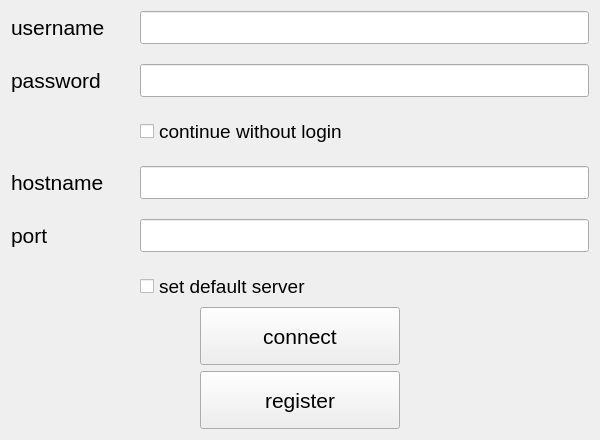
<?xml version="1.0" encoding="UTF-8"?>
<ui version="4.0">
 <class>StartForm</class>
 <widget class="QWidget" name="StartForm">
  <property name="geometry">
   <rect>
    <x>0</x>
    <y>0</y>
    <width>600</width>
    <height>440</height>
   </rect>
  </property>
  <property name="windowTitle">
   <string>Form</string>
  </property>
  <layout class="QVBoxLayout" name="verticalLayout" stretch="5,1,1">
   <item>
    <layout class="QFormLayout" name="formLayout">
     <property name="horizontalSpacing">
      <number>35</number>
     </property>
     <property name="verticalSpacing">
      <number>20</number>
     </property>
     <item row="0" column="0">
      <widget class="QLabel" name="label">
       <property name="font">
        <font>
         <pointsize>16</pointsize>
        </font>
       </property>
       <property name="text">
        <string>username</string>
       </property>
      </widget>
     </item>
     <item row="0" column="1">
      <widget class="QLineEdit" name="usernameLE">
       <property name="font">
        <font>
         <pointsize>16</pointsize>
        </font>
       </property>
      </widget>
     </item>
     <item row="1" column="0">
      <widget class="QLabel" name="label_2">
       <property name="font">
        <font>
         <pointsize>16</pointsize>
        </font>
       </property>
       <property name="text">
        <string>password</string>
       </property>
      </widget>
     </item>
     <item row="1" column="1">
      <widget class="QLineEdit" name="passwordLE">
       <property name="font">
        <font>
         <pointsize>16</pointsize>
        </font>
       </property>
       <property name="echoMode">
        <enum>QLineEdit::Password</enum>
       </property>
      </widget>
     </item>
     <item row="3" column="0">
      <widget class="QLabel" name="label_3">
       <property name="font">
        <font>
         <pointsize>16</pointsize>
        </font>
       </property>
       <property name="text">
        <string>hostname</string>
       </property>
      </widget>
     </item>
     <item row="3" column="1">
      <widget class="QLineEdit" name="hostnameLE">
       <property name="font">
        <font>
         <pointsize>16</pointsize>
        </font>
       </property>
       <property name="echoMode">
        <enum>QLineEdit::Normal</enum>
       </property>
      </widget>
     </item>
     <item row="4" column="0">
      <widget class="QLabel" name="label_4">
       <property name="maximumSize">
        <size>
         <width>38</width>
         <height>16777215</height>
        </size>
       </property>
       <property name="font">
        <font>
         <pointsize>16</pointsize>
        </font>
       </property>
       <property name="text">
        <string>port</string>
       </property>
      </widget>
     </item>
     <item row="4" column="1">
      <widget class="QLineEdit" name="portLE">
       <property name="font">
        <font>
         <pointsize>16</pointsize>
        </font>
       </property>
       <property name="echoMode">
        <enum>QLineEdit::Normal</enum>
       </property>
      </widget>
     </item>
     <item row="5" column="1">
      <widget class="QCheckBox" name="defaultServerCheckBox">
       <property name="font">
        <font>
         <pointsize>14</pointsize>
        </font>
       </property>
       <property name="text">
        <string>set default server</string>
       </property>
       <property name="tristate">
        <bool>false</bool>
       </property>
      </widget>
     </item>
     <item row="2" column="1">
      <widget class="QCheckBox" name="defaultUserCheckBox">
       <property name="font">
        <font>
         <pointsize>14</pointsize>
        </font>
       </property>
       <property name="text">
        <string>continue without login</string>
       </property>
       <property name="tristate">
        <bool>false</bool>
       </property>
      </widget>
     </item>
    </layout>
   </item>
   <item>
    <layout class="QHBoxLayout" name="horizontalLayout">
     <property name="spacing">
      <number>20</number>
     </property>
     <property name="leftMargin">
      <number>75</number>
     </property>
     <property name="rightMargin">
      <number>75</number>
     </property>
     <item>
      <widget class="QPushButton" name="loginBtn">
       <property name="maximumSize">
        <size>
         <width>200</width>
         <height>100</height>
        </size>
       </property>
       <property name="font">
        <font>
         <pointsize>16</pointsize>
        </font>
       </property>
       <property name="text">
        <string>connect</string>
       </property>
      </widget>
     </item>
    </layout>
   </item>
   <item>
    <layout class="QHBoxLayout" name="horizontalLayout_3">
     <property name="spacing">
      <number>20</number>
     </property>
     <property name="leftMargin">
      <number>75</number>
     </property>
     <property name="topMargin">
      <number>0</number>
     </property>
     <property name="rightMargin">
      <number>75</number>
     </property>
     <item>
      <widget class="QPushButton" name="registerBtn">
       <property name="maximumSize">
        <size>
         <width>200</width>
         <height>100</height>
        </size>
       </property>
       <property name="font">
        <font>
         <pointsize>16</pointsize>
        </font>
       </property>
       <property name="text">
        <string>register</string>
       </property>
      </widget>
     </item>
    </layout>
   </item>
  </layout>
 </widget>
 <resources/>
 <connections/>
</ui>
